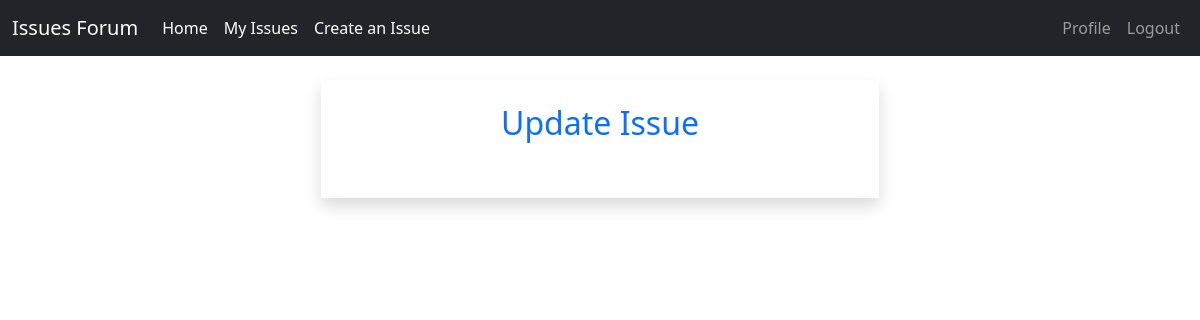
/updateIssue/14 (signed in), run on an earlier commit of the app's database.
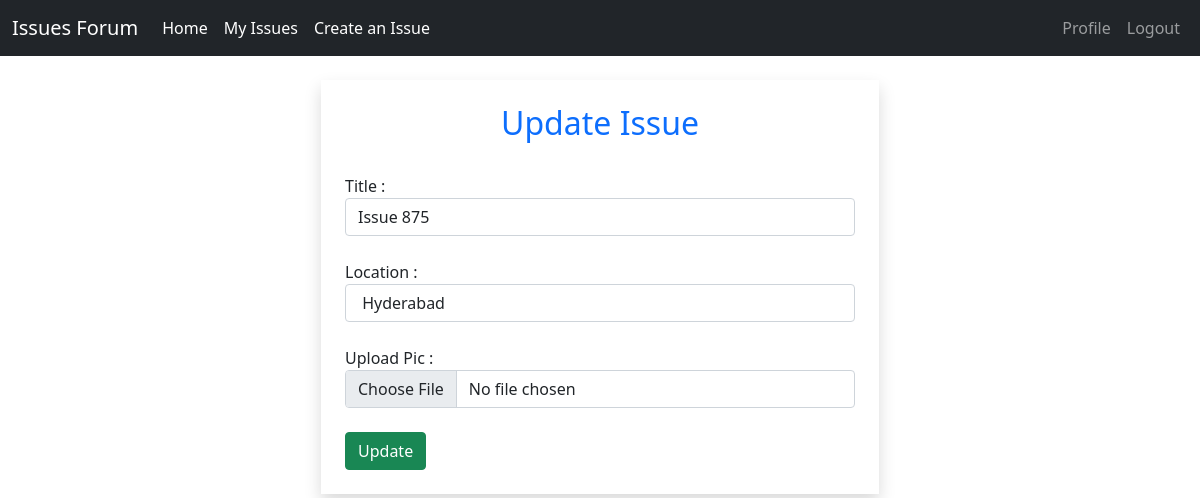
And on a later commit of the database.
### UserComplaint/models.py (models this page shows, shortened)
class AddIssue(models.Model):
    issue_id = models.AutoField(primary_key=True)
    issue_title = models.CharField(max_length=300, default="")
    location = models.CharField(max_length=50, default="")
    upvotes = models.ManyToManyField(
        User, default=None, blank=True, related_name="upvotes")
    author = models.ForeignKey(
        User, on_delete=models.CASCADE, default=1, related_name="author")
    pub_date = models.DateTimeField(default=now)
    issue_img = models.ImageField(
        upload_to='UserComplaint/images/', default="")
    issue_status = models.CharField(
        choices=STATUS_OPTIONS, default="open", max_length=50)

### UserComplaint/views.py (the view)
# urls.py: path('updateIssue/<int:issueid>', views.updateIssue, name="updateIssue"),
@login_required
def updateIssue(request, issueid):
    if request.method == 'POST':
        title = request.POST["title"]
        location = request.POST["location"]
        image_file = request.FILES["abc"]
        cp_path = "UserComplaint/images/" + str(image_file)
        AddIssue.objects.filter(issue_id=issueid).update(
            issue_title=title, location=location, issue_img=cp_path)
        messages.success(request, "Issue Updated Successfully")
        return redirect('myIssues')
    else:
        obj = AddIssue.objects.filter(issue_id=issueid).first()
        return render(request, 'updateIssue.html', {'hello': obj, "sess": request.session["email"]})

### UserComplaint/templates/updateIssue.html (shortened to what this page needs)
{% extends "header.html" %}
{% block content %}
<br>
    <div class="col-lg-6 offset-3 p-4 shadow">
    <div class="d-flex flex-column justify-content-center">
        <h2 class="text-primary text-center">Update Issue</h2><br>
    {% if hello %}
      <form class="form-group" action="#" method="POST" enctype="multipart/form-data">{% csrf_token %}
            <label>Title :</label> <br>
            <input type="text" class="form-control" name="title" value="{{ hello.issue_title }}" required=true ><br>
            <label>Location :</label><br>
            <input type="text" class="form-control" name="location" value=" {{ hello.location }}" required=true ><br>
            <label> Upload Pic : </label><br>
            <input type="file" class="form-control" name="abc" value="{{ hello.issue_img }}" required=true><br>
            <input type="submit" class="btn btn-success" value="Update"><br>
      </form>
    {% endif %}
</div></div>
{% endblock content %}

What changed in the data, as far as the page shows it:
added AddIssue: title "Issue 875", location "Hyderabad"
Also different on the page:
form field value: (not shown) → "Update"
text now shown: "Title : Location : Upload Pic :"
